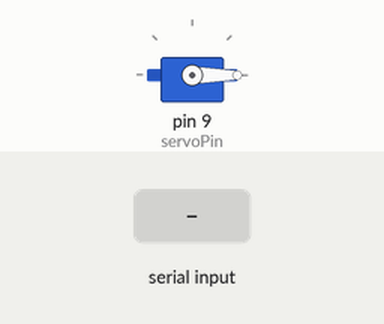
Recording of a sketch running on a simulated Arduino Uno, built with avr-gcc and run on an emulated ATmega328P. Shown: servo. The test bench sets the inputs (shaded band).

Above: at 1.2 s.
1.3 s: "1" received over Serial
At 1.6 s:
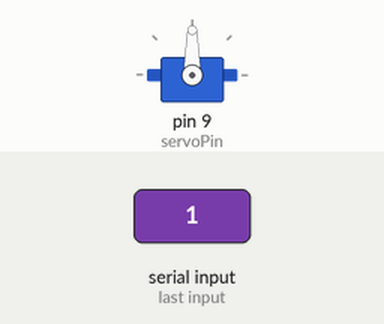
2.8 s: "0" received over Serial
At 3.9 s:
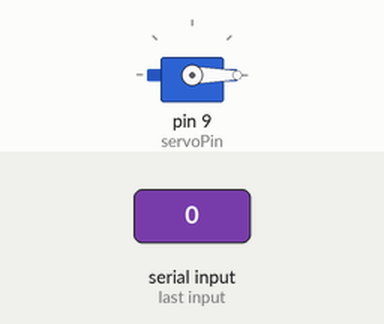
Timing chart, 0 to 5.8 s (numbered marks = the images above; inputs shaded):
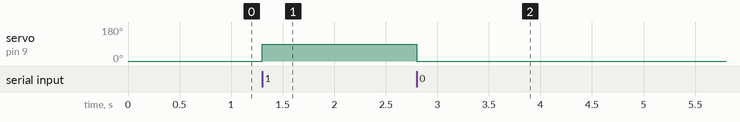

The sketch:

Attendance_1.ino
```cpp
#include <Servo.h>

Servo doorServo;
const int servoPin = 9;

void setup() {
  Serial.begin(9600);
  doorServo.attach(servoPin);
  doorServo.write(0);  // Initialize door closed
}

void loop() {
  if (Serial.available() > 0) {
    char command = Serial.read();
    if (command == '1') {
      doorServo.write(90);  // Open door
    } else if (command == '0') {
      doorServo.write(0);   // Close door
    }
  }
}
```

Measured:
- after the input at 1.3 s, servo on pin 9 (servoPin): 0° → 90° at once
- after the input at 2.8 s, servo on pin 9 (servoPin): 90° → 0° at once
